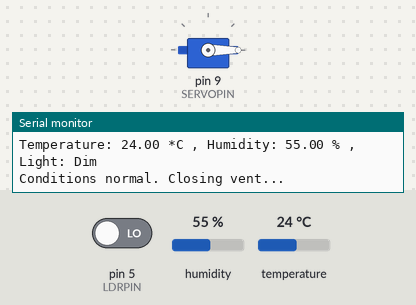
Simulated run of this sketch. Board: Arduino Uno, built with avr-gcc and run on an emulated ATmega328P. On the bench: servo, the last lines printed to the serial monitor. The inputs (shaded band) are chosen by the test bench; at power-on: pin 5 (LDRPIN) LOW, temperature 24 °C, humidity 55 %.

Above: at 2.8 s.
2.9 s: pin 5 (LDRPIN) driven HIGH
7.7 s: temperature set to 29 °C
10.5 s: temperature set to 32 °C
At 13.0 s:
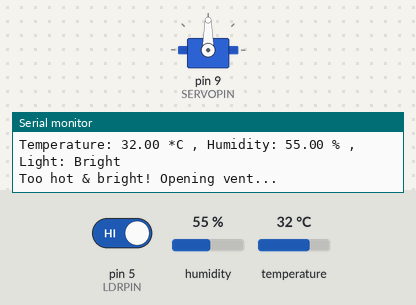
13.8 s: temperature set to 12 °C
At 15.3 s:
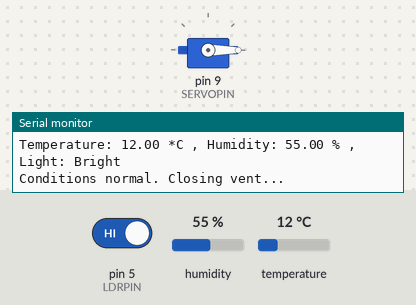
16.6 s: pin 5 (LDRPIN) driven LOW
Timing chart, 0 to 19.6 s (numbered marks = the images above; inputs shaded):
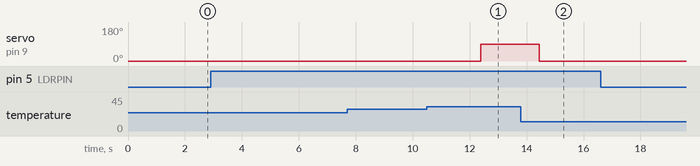

Measured:
- the behaviour switches between 30 and 31 °C on temperature (found by bisection; images 0 and 1)
- after the input at 10.5 s, servo on pin 9 (SERVOPIN): 0° → 90° after 1.9 s
- after the input at 13.8 s, servo on pin 9 (SERVOPIN): 90° → 0° after 0.65 s

The sketch:

smart_greenhouse_vent.ino
```cpp
// Writing COMMENTS(LINES STARTING WITH //) is not mandatory
// For your understanding

#include <DHT.h>
#include <Servo.h>

#define DHTTYPE DHT11  // Type of DHT sensor

const int DHTPIN = 3;
const int LDRPIN = 5;
const int SERVOPIN = 9;

DHT dht(DHTPIN, DHTTYPE);
Servo ventservo;

//Temperature limit set
int templimit = 30;

void setup() {
  Serial.begin(9600);

  dht.begin();
  ventservo.attach(SERVOPIN);

  pinMode(LDRPIN, INPUT);

  //vent closed
  ventservo.write(0);

  Serial.println("Smart Greenhouse Vent Controller Started");
}

void loop() {
  // Reading the temperature and humidity
  float temp = dht.readTemperature();
  float hum = dht.readHumidity();

  int lightstatus = digitalRead(LDRPIN);

// Sensor OUTPUT printing part
  Serial.print("Temperature: ");
  Serial.print(temp);
  Serial.print(" *C , Humidity: ");
  Serial.print(hum);
  Serial.print(" % , Light: ");
  if (lightstatus == 1) {
    Serial.println("Bright");
  }
  else {
    Serial.println("Dim");
  }

// Decision making part
  if (temp > templimit && lightstatus == 1) {
    Serial.println("Too hot & bright! Opening vent...");
    ventservo.write(90);  // Opening vent
  }
  else {
    Serial.println("Conditions normal. Closing vent...");
    ventservo.write(0);   // Closing vent
  }

  delay(2000);
}
```
